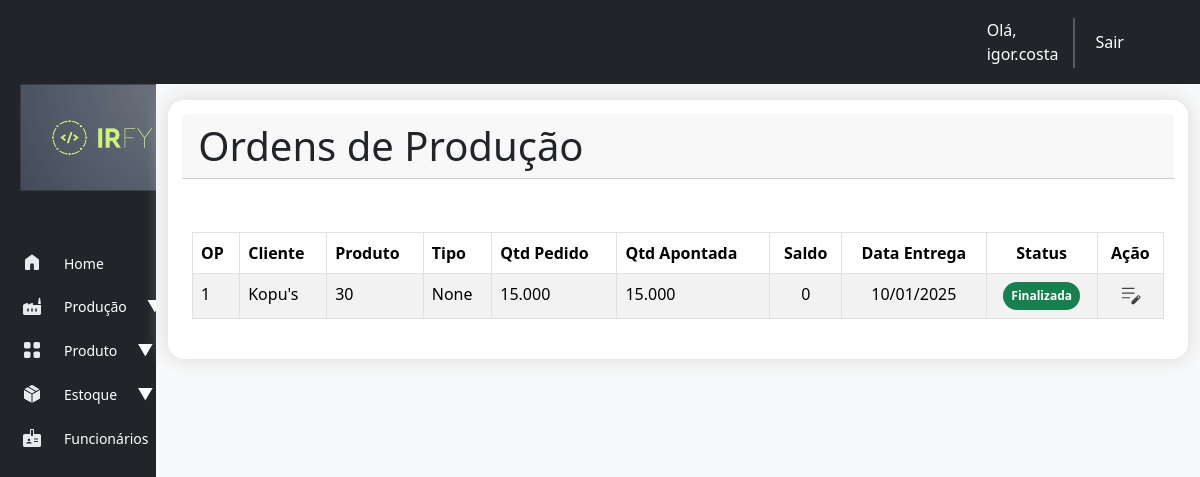
Before: /producao/list_ordens (signed in) with the older database file.
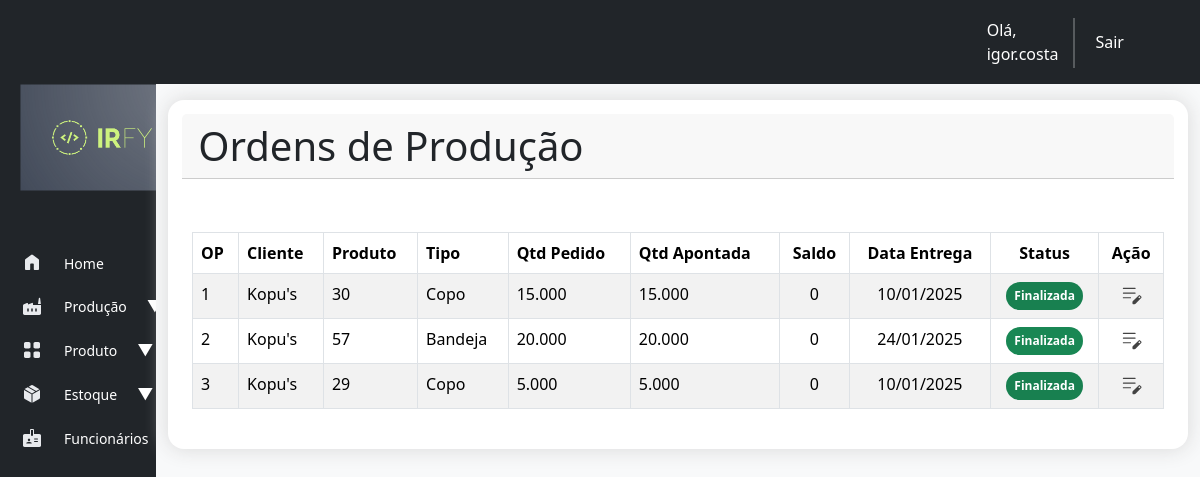
After: the same page with the newer database file.
### producao/models.py (models this page shows, shortened)
class OrdemProducao(models.Model):
    STATUS_CHOICES = [
        ('pendente', 'Pendente'),
        ('em_producao', 'Em Produção'),
        ('finalizada', 'Finalizada'),
    ]
    produto = models.ForeignKey(Produto, on_delete=models.CASCADE)
    quantidade = models.FloatField()
    quantidade_produzida = models.FloatField(default=0)
    saldo_op = models.FloatField(blank=True, null=True)
    data_criacao = models.DateTimeField(auto_now_add=True)
    data_previsao = models.DateField()
    status = models.CharField(max_length=20, choices=STATUS_CHOICES, default='pendente')
    is_estoque = models.BooleanField(default=0)
    data_fabricacao = models.DateField(null=True)
    lote = models.CharField(max_length=10, null=True)
    class Meta:
        verbose_name_plural = 'ordens_de_producao'

### cadastro/models.py (models this page shows, shortened)
class Produto(models.Model):
    TIPO_PRODUTO = [
        ('TAMPA', 'Tampa'),
        ('COPO', 'Copo'),
        ('POTE', 'Pote'),
        ('BANDEJA', 'Bandeja'),
        ('PRATO', 'Prato'),
        ('KIT POTE', 'Kit Pote'),
    ]
    STATUS_PRODUTO = [
        ('ativo', 'Ativo'),
        ('inativo', 'Inativo'),
    ]
    cliente = models.ForeignKey(Cliente, on_delete=models.CASCADE)
    tipo = models.CharField(max_length=10, choices=TIPO_PRODUTO, null=True)
    codigo = models.CharField(max_length=50, unique=True)
    descricao = models.TextField(blank=True, null=True)
    material = models.CharField(max_length=100, null=True, blank=True)
    peso = models.DecimalField(max_digits=10, decimal_places=2, null=True)
    volume = models.IntegerField(null=True)
    cor = models.CharField(max_length=50, null=True, blank=True)
    status = models.CharField(max_length=7, choices=STATUS_PRODUTO, default="ativo", null=True)

class Cliente(models.Model):
    TIPOS_CLIENTE = [
        ('pf', 'Pessoa Física'),
        ('pj', 'Pessoa Jurídica'),
    ]
    nome_cliente = models.CharField(max_length=255)
    tipo_cliente = models.CharField(max_length=2, choices=TIPOS_CLIENTE, default='pf')
    cpf_cnpj = models.CharField(max_length=18, unique=True)
    email = models.EmailField(max_length=254)
    telefone = models.CharField(max_length=20, blank=True, null=True)
    endereco = models.TextField()
    data_cadastro = models.DateTimeField(auto_now_add=True)
    def __str__(self):
        return self.nome_cliente

### producao/views.py (the view)
# urls.py: path('list_ordens', views.list_ordem_producao, name='list_ordens'),
@login_required
def list_ordem_producao(request):
    ordens_producao = OrdemProducao.objects.order_by('data_criacao')
    context = {'ordens_producao': ordens_producao}
    return render(request, 'producao/list-ordem-producao.html', context)

### producao/templates/producao/list-ordem-producao.html (shortened to what this page needs)
{% extends "base.html" %}
{% load static %}
{% load humanize %}
{% block header %}
    <div class="card-header d-flex justify-content-between">
      <div>
          <h2 class="display-6 mb-0">Ordens de Produção</h2>
      </div>
  </div>
{% endblock header %}
{% block content %}
    <table class="table table-striped table-hover table-bordered">
        <thead>
          <tr>
            <th scope="col">OP</th>
            <th scope="col">Cliente</th>
            <th scope="col">Produto</th>
            <th scope="col">Tipo</th>
            <th scope="col">Qtd Pedido</th>
            <th scope="col">Qtd Apontada</th>
            <th scope="col" style="text-align: center;">Saldo</th>
            <th scope="col" style="text-align: center;">Data Entrega</th>
            <th style="text-align: center;" scope="col">Status</th>
            <th style="text-align: center;" scope="col">Ação</th>
          </tr>
        </thead>
        <tbody class="table">
        {% for ordem_producao in ordens_producao %}
          <tr style="cursor: pointer;" onclick="window.location.href='{% url 'ordem_producao' ordem_producao.id  %}'">
              <td scope="row">{{ ordem_producao.id }}</td>
              <td>{{ ordem_producao.produto.cliente }}</td>
              <td>{{ ordem_producao.produto.codigo }}</td>
              <td>{{ ordem_producao.produto.get_tipo_display }}</td>
              <td>{{ ordem_producao.quantidade|floatformat:0|intcomma }}</td>
              <td>{{ ordem_producao.quantidade_produzida|floatformat:0|intcomma}}</td>
              <td style="text-align: center;">{{ ordem_producao.saldo_op|floatformat:0|intcomma }}</td>
              <td style="text-align: center;">{{ ordem_producao.data_previsao | date:'d/m/Y'}}</td>
              {% if ordem_producao.status == "em_producao"%}
                <td style="text-align: center;"><span class="badge rounded-pill text-bg-primary">{{ ordem_producao.get_status_display }}</span></td>
              {% elif ordem_producao.status == "pendente" %}
               <td style="text-align: center;"><span class="badge rounded-pill text-bg-warning">{{ ordem_producao.get_status_display }}</span></td>
              {% else %}
                <td style="text-align: center;"> <span class="badge rounded-pill text-bg-success">{{ ordem_producao.get_status_display }}</span></td>
              {% endif %}
              <td style="text-align: center;"><a class="p-0" href="{% url 'apontamento_producao' ordem_producao.id %}"><img src="{% static 'icons/edit.svg' %}" style="padding: 0;"></a></td>
          </tr>
        {% empty %}
          <tr>
            <td colspan="10" style="text-align: center;">Não há ordens para visualizar</td>
          </tr>
        {% endfor %}
        </tbody>
      </table>
{% endblock content %}

### templates/base.html (shortened to what this page needs)
{% load django_bootstrap5 %}
<!DOCTYPE html>
<html lang="pt-br">
<head>
  {% bootstrap_css %}
  {% load static %}
  <link rel="stylesheet" href="{% static 'style/base.css' %}">
</head>
<body>
  <nav class="navbar navbar-expand-lg bg-dark">
    <div class="container-fluid">
      <div class="d-flex">
        {% if user.is_authenticated %}
          <p class="nav-link text-white mb-0" aria-current="page" style="margin-right: -3%;">Olá, {{ user.username }}</p>
          <div class="vr text-light" style=" margin-top: 10px; width: 7px; height: 50px;"></div>
          <a class="nav-link active" aria-current="page" href="{% url 'logout' %}">Sair</a>
        {% endif %}
      </div>
    </div>
  </nav>
  <div class="container-fluid">
    <div class="row flex-nowrap">
      <div class="col-auto col-md-1 col-xl-1 bg-dark backSidebar">
        <div class="d-flex flex-column align-items-start min-vh-100">
          <div class="sidebar">
            <img class="logo-irfy rounded img-fluid" src="{% static 'core/logo-irfy2.png' %}">
            <nav class="nav flex-column">
              <a class="nav-link" href="{% url 'index' %}">
                <span class="spanIcon"><img class="sideIcon" src="{% static 'icons/home.svg' %}"></span>
                <span class="description">Home</span>
              </a>
              <a class="nav-link" href="#" data-bs-toggle="collapse" data-bs-target="#submenuProducao"
                aria-expanded="false" aria-controls="submenuProducao">
                <span class="spanIcon"><img class="sideIcon" src="{% static 'icons/factory.svg' %}"></span>
                <span class="description">Produção</span>
                <span class="arrow">▼</span>
              </a>
              <a class="nav-link" href="#" data-bs-toggle="collapse" data-bs-target="#submenuProduto"
                aria-expanded="false" aria-controls="submenuProduto">
                <span class="spanIcon"><img class="sideIcon" src="{% static 'icons/product.svg' %}"></span>
                <span class="description">Produto</span>
                <span class="arrow">▼</span>
              </a>
              <a class="nav-link" href="#" data-bs-toggle="collapse" data-bs-target="#submenuEstoque"
                aria-expanded="false" aria-controls="submenuEstoque">
                <span class="spanIcon"><img class="sideIcon" src="{% static 'icons/package.svg' %}"></span>
                <span class="description">Estoque</span>
                <span class="arrow">▼</span>
              </a>
              <a class="nav-link" href="#" data-bs-toggle="collapse" data-bs-target="#submenuFuncionarios"
                aria-expanded="false" aria-controls="submenuFuncionarios">
                <span class="spanIcon"><img class="sideIcon" src="{% static 'icons/employees.svg' %}"></span>
                <span class="description">Funcionários</span>
                <span class="arrow">▼</span>
              </a>
            </nav>
          </div>
        </div>
      </div>
      <div class="col py-3 bg-light">
        <div class="container bg-white rounded-4 p-4 " style="box-shadow: 0px 0px 20px 1px #dbdbdb;">
          <div class="card card-header-actions" style="margin: -2%; margin-bottom: 2%; height: 10%; background-color: white; border: none; padding: 1%;">{% block header %}{% endblock header %}</div>
          <div>{% block content %} {% endblock content %}</div>
        </div>
      </div>
    </div>
  </div>
</body>
</html>

### static/style/base.css (style rules this page uses)
.backSidebar { width: 13%; padding: 0%; }
.nav-link { width: 100%; display: flex; align-items: center; gap: 20px; padding: 10px 20px; color: white; }
.description { font-size: 14px; }
.logo-irfy { width: 100%; padding: 10%; margin-bottom: 15%; margin-top: -10%; }
.sideIcon { padding: 0; margin: 0; }
.spanIcon { margin-top: -2%; }

Changed rows visible on the page:
changed OrdemProducao id 1: produto.tipo "None" → "Copo"
added OrdemProducao: id "2", produto.cliente "Kopu's", produto.codigo "57", produto.tipo "Bandeja", quantidade "20.000", quantidade_produzida "20.000", saldo_op "0", data_previsao "24/01/2025", status "Finalizada"
added OrdemProducao: id "3", produto.cliente "Kopu's", produto.codigo "29", produto.tipo "Copo", quantidade "5.000", quantidade_produzida "5.000", saldo_op "0", data_previsao "10/01/2025", status "Finalizada"
